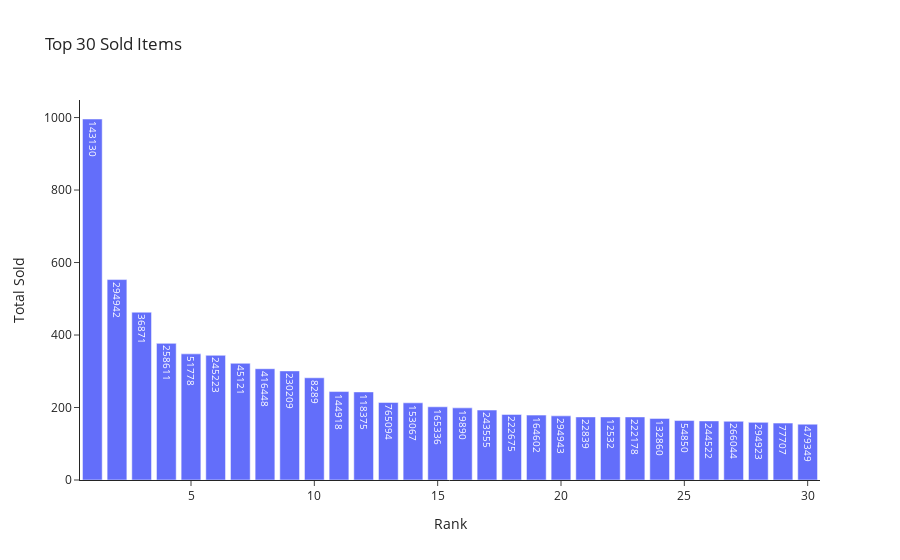

The cell this chart's notebook holds for it:
### Code cell
most_sold_item = df.groupby(by='ID_Items')['Quantity_item'].sum().sort_values(ascending=False).head(30)
fig=px.bar(x=range(1,len(most_sold_item)+1),y=most_sold_item.values,text=most_sold_item.index,title='Top 30 Sold Items')
fig.update_layout(
    xaxis_title="Rank ",
    yaxis_title="Total Sold",
    template = 'simple_white')
fig.show()

### Figure 1 — Plotly figure (JSON) as saved in the notebook; plotly's stock layout.template omitted (floating-point values rounded to 4 significant figures)
{"data": [{"alignmentgroup": "True", "hovertemplate": "x=%{x}<br>y=%{y}<br>text=%{text}<extra></extra>", "legendgroup": "", "marker": {"color": "#636efa", "pattern": {"shape": ""}}, "name": "", "offsetgroup": "", "orientation": "v", "showlegend": false, "text": [143130, 294942, 36871, 258611, 51778, 245223, 45121, 416448, 230209, 8289, 144918, 118375, 765094, 153067, 165336, 19890, 243555, 222675, 164602, 294943, 22839, 12532, 222178, 132860, 54850, 244522, 266044, 294923, 77707, 479349], "textposition": "auto", "type": "bar", "x": [1, 2, 3, 4, 5, 6, 7, 8, 9, 10, 11, 12, 13, 14, 15, 16, 17, 18, 19, 20, 21, 22, 23, 24, 25, 26, 27, 28, 29, 30], "xaxis": "x", "y": [996, 553, 463, 377, 348, 344, 322, 307, 301, 282, 244, 243, 214, 213, 202, 199, 193, 181, 179, 177, 174, 174, 174, 170, 164, 163, 162, 159, 157, 154], "yaxis": "y"}], "layout": {"barmode": "relative", "legend": {"tracegroupgap": 0}, "title": {"text": "Top 30 Sold Items"}, "xaxis": {"anchor": "y", "domain": [0, 1], "title": {"text": "Rank "}}, "yaxis": {"anchor": "x", "domain": [0, 1], "title": {"text": "Total Sold"}}}}
